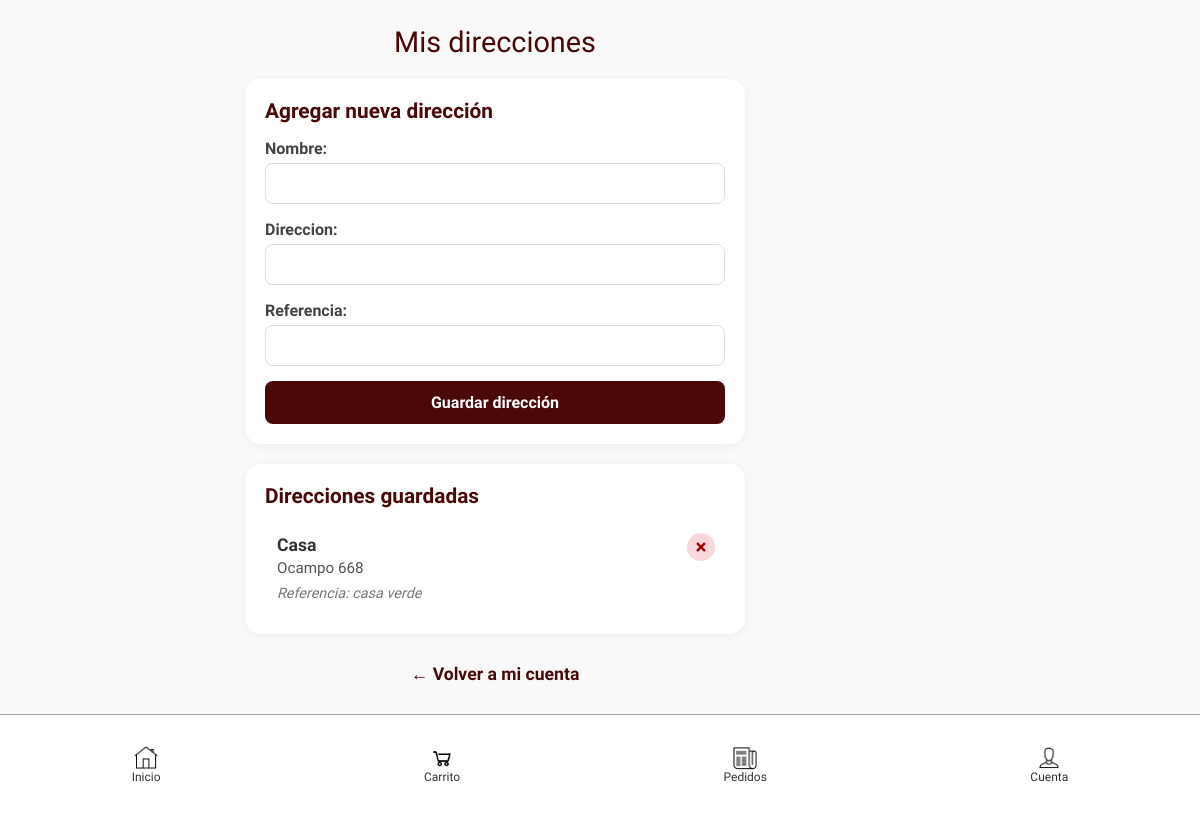
The page /direcciones/ (signed in) on the database its author committed.
### mi_app/models.py (models this page shows, shortened)
class DireccionCliente(models.Model):
    usuario = models.ForeignKey(settings.AUTH_USER_MODEL, on_delete=models.CASCADE, related_name='direcciones_cliente')
    nombre = models.CharField(max_length=100)  # Ej: "Casa", "Trabajo"
    direccion = models.TextField()
    referencia = models.TextField(blank=True, null=True)

### mi_app/views/cliente.py (the view)
# urls.py: path('direcciones/', views_cliente.mis_direcciones, name='mis_direcciones'),
@login_required
def mis_direcciones(request):
    if request.method == 'POST':
        form = DireccionForm(request.POST)
        if form.is_valid():
            direccion = form.save(commit=False)
            if form.Meta.model == DireccionCliente:
                direccion.usuario = request.user
            elif form.Meta.model == Direccion:
                direccion.cliente = request.user
            direccion.save()
            messages.success(request, "Dirección guardada correctamente")
            return redirect('mis_direcciones')
    else:
        form = DireccionForm()
    direcciones_cliente = list(DireccionCliente.objects.filter(usuario=request.user))
    direcciones_antiguas = list(Direccion.objects.filter(cliente=request.user))
    todas_direcciones = direcciones_cliente + direcciones_antiguas
    return render(request, 'cliente/mis_direcciones.html', {
        'direcciones': todas_direcciones,
        'form': form
    })

### mi_app/forms.py
class DireccionForm(forms.ModelForm):
    class Meta:
        model = DireccionCliente
        fields = ['nombre', 'direccion', 'referencia']
        widgets = {
            'direccion': forms.TextInput(attrs={'class': 'form-control'}),
            'referencia': forms.TextInput(attrs={'class': 'form-control'}),
        }

### mi_app/templates/cliente/mis_direcciones.html (shortened to what this page needs)
{% extends "base.html" %}
{% load static %}
{% block content %}
<link rel="stylesheet" href="{% static 'css/mis_direcciones.css' %}">
<div class="direcciones-container">
    <h2>Mis direcciones</h2>
    <div class="direcciones-card">
        <h3>Agregar nueva dirección</h3>
        <form method="post" class="form-direccion">
            {{ form.as_p }}
            <button type="submit" class="btn-guardar">Guardar dirección</button>
        </form>
    </div>
    <div class="direcciones-card">
        <h3>Direcciones guardadas</h3>
        {% if direcciones %}
            <ul class="direcciones-lista">
            {% for direccion in direcciones %}
                <li class="direccion-item">
                    <div class="direccion-detalles">
                        <strong class="direccion-nombre">{{ direccion.nombre }}</strong>
                        <p class="direccion-texto">{{ direccion.direccion }}</p>
                        {% if direccion.referencia %}
                            <p class="direccion-referencia">Referencia: {{ direccion.referencia }}</p>
                        {% endif %}
                    </div>
                    <button class="btn-borrar" onclick="confirmarBorrado({{ direccion.id }})">×</button>
                </li>
            {% endfor %}
            </ul>
        {% else %}
            <p class="no-direcciones">No tienes direcciones guardadas.</p>
        {% endif %}
    </div>
    <a href="{% url 'mi_cuenta' %}" class="volver-link">
        ← Volver a mi cuenta
    </a>
</div>
{% endblock %}

### mi_app/static/css/base.css (style rules this page uses)
body, h1, h2, h3, h4, h5, h6, p, a, span, div, input, button, select, textarea { font-family: 'Jockey One', Arial, sans-serif !important; }
body { margin: 0; background-color: #f9f9f9; color: #333; padding: 0 !important;; }
p { font-family: 'Jockey One', Arial, sans-serif; }
h2 { font-size: 1.5em; font-weight: normal; }
h3 { font-size: 1.15em; font-weight: bold; font-family: 'Jockey One', Arial, sans-serif; }
body { padding-bottom: 60px; }
button, input, select, textarea, .pedido-card, .pedido-info, .pedido-actions a { font-family: 'Jockey One', Arial, sans-serif; font-size: 1em; }
body { min-height: 100vh; display: flex; flex-direction: column; }

### mi_app/static/css/mis_direcciones.css (style rules this page uses)
.direcciones-container { max-width: 500px; margin: 25px auto 40px; padding: 0 15px; }
.direcciones-card { background: #fff; border-radius: 16px; padding: 20px; margin-bottom: 20px; box-shadow: 0 2px 10px rgba(0,0,0,0.05); }
h2 { margin: 10px 0 20px; font-size: 1.8em; text-align: center; color: #4a0808; }
h3 { color: #4a0808; font-size: 1.3em; margin: 0 0 15px 0; }
.form-direccion p { margin-bottom: 15px; }
.form-direccion label { display: block; font-weight: bold; margin-bottom: 5px; color: #444; }
.form-direccion input, .form-direccion textarea { width: 100%; padding: 10px; border: 1px solid #ddd; border-radius: 8px; box-sizing: border-box; font-family: 'Jockey One', Arial, sans-serif; font-size: 1em; }
.btn-guardar { background: #4a0808; color: #fff; border: none; border-radius: 8px; padding: 12px 20px; font-weight: bold; cursor: pointer; font-size: 1em; width: 100%; transition: background 0.2s; }
.direcciones-lista { list-style: none; padding: 0; margin: 0; }
.direccion-item { padding: 12px; border-bottom: 1px solid #eee; position: relative; }
.direccion-item:last-child { border-bottom: none; }
.direccion-nombre { font-size: 1.1em; color: #333; display: block; margin-bottom: 4px; }
.direccion-texto { margin: 0; color: #555; font-size: 0.95em; }
.direccion-referencia { margin: 8px 0 0; font-style: italic; font-size: 0.9em; color: #777; }
.volver-link { display: block; text-align: center; margin-top: 20px; color: #4a0808; font-weight: 600; text-decoration: none; font-size: 1.1em; padding: 10px; }
.btn-borrar { position: absolute; top: 10px; right: 10px; background: #f8d7da; color: #a00; border: none; border-radius: 50%; width: 28px; height: 28px; font-size: 1.3em; font-weight: bold; cursor: pointer; display: flex; align-items: center; justify-content: center; transition: background 0.2s, color 0.2s; z-index: 2; }

### rows shown on the page
DireccionCliente: nombre "Casa", direccion "Ocampo 668", referencia "casa verde"
